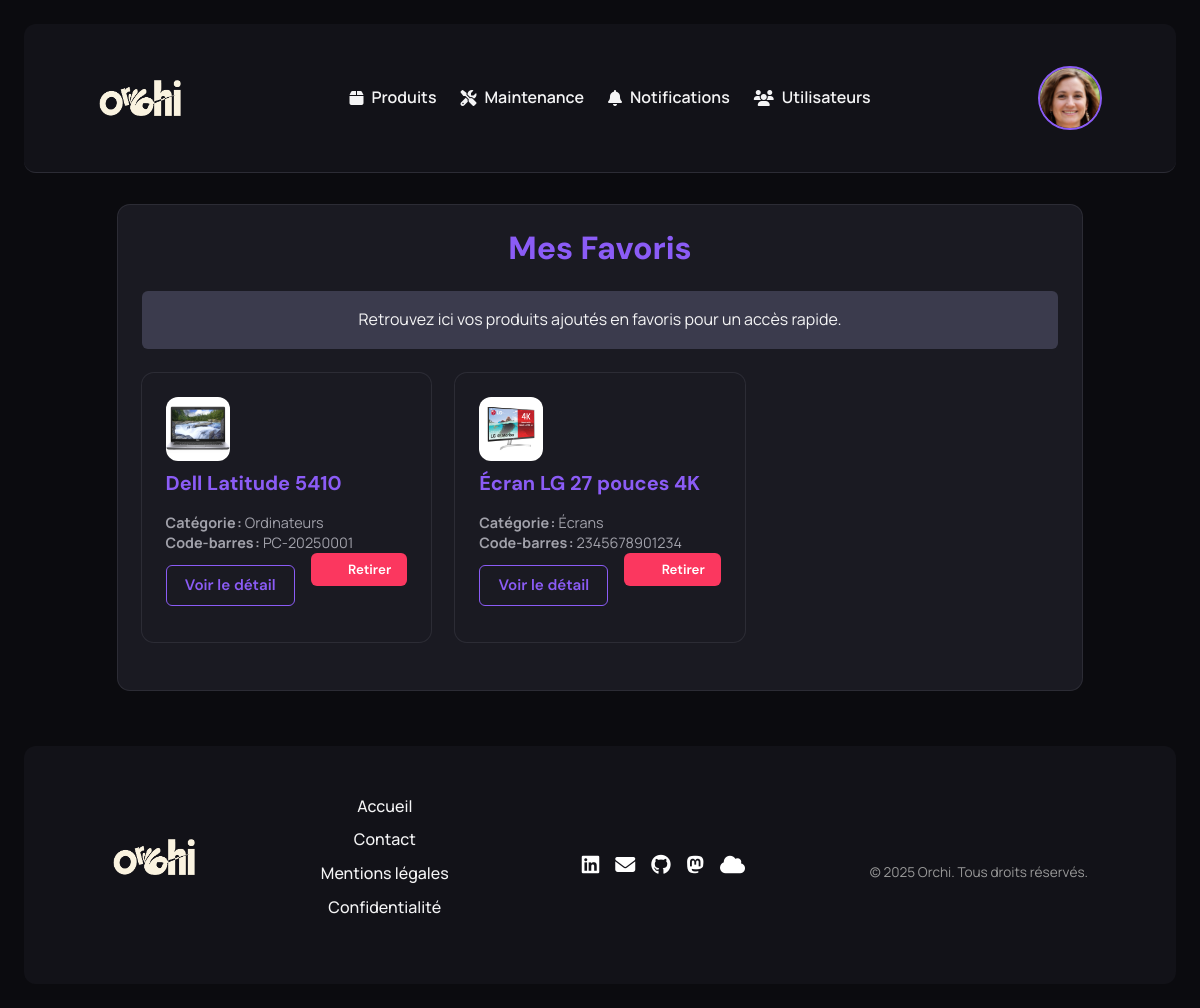
Page /?page=favoris (signed in) on the committed database.
### tables this page shows
CREATE TABLE produits (
    id_produits INT AUTO_INCREMENT PRIMARY KEY,
    produit_photo VARCHAR(255),
    produit_code_barres VARCHAR(100) NOT NULL UNIQUE,
    produit_code_barre_code39 VARCHAR(100) UNIQUE,
    produit_denomination VARCHAR(150) NOT NULL,
    id_categories INT NOT NULL,
    produit_description TEXT,
    produit_date_arrivee DATETIME DEFAULT CURRENT_TIMESTAMP,
    produit_date_fabrication DATE,
    produit_marque_modele VARCHAR(150),
    produit_numero_serie VARCHAR(100),
    produit_quantite INT NOT NULL DEFAULT 1,
    id_etats INT NOT NULL,
    id_fournisseurs INT DEFAULT NULL,
    id_lieux INT,
    produit_date_sortie DATE,
    produit_date_retour_prevue DATE,
    produit_valeur_estimee DECIMAL(10,2) DEFAULT 0.00,
    produit_garantie_fin DATE,
    produit_commentaire TEXT,
    produit_modifiee DATETIME DEFAULT CURRENT_TIMESTAMP ON UPDATE CURRENT_TIMESTAMP,
    id_utilisateurs INT DEFAULT NULL,
    produit_est_supprime TINYINT(1) NOT NULL DEFAULT 0,
    FOREIGN KEY (id_categories) REFERENCES categories_produits(id_categories) ON DELETE RESTRICT,
    FOREIGN KEY (id_etats) REFERENCES etats_produits(id_etats) ON DELETE RESTRICT,
    FOREIGN KEY (id_fournisseurs) REFERENCES fournisseurs(id_fournisseurs) ON DELETE SET NULL,
    FOREIGN KEY (id_lieux) REFERENCES lieux(id_lieux) ON DELETE SET NULL,
    FOREIGN KEY (id_utilisateurs) REFERENCES utilisateurs(id_utilisateurs) ON DELETE SET NULL,
    INDEX (id_categories),
    INDEX (id_etats),
    INDEX (id_fournisseurs),
    INDEX (id_lieux),
    INDEX (id_utilisateurs),
    INDEX (produit_est_supprime)
) DEFAULT CHARSET=utf8mb4 COLLATE=utf8mb4_unicode_ci;

CREATE TABLE categories_produits (
    id_categories INT AUTO_INCREMENT PRIMARY KEY,
    categorie_nom VARCHAR(100) NOT NULL UNIQUE
) DEFAULT CHARSET=utf8mb4 COLLATE=utf8mb4_unicode_ci;

### src/controller/controller-favoris.php (called while the page is built, shortened)
<?php
require_once(SRC_PATH . '/model/model-favoris.php');
$user_id = $_SESSION['user_id'];
$favoris = getFavorisByUser($user_id);
require_once(SRC_PATH . '/view/view-favoris.php');

### src/model/model-favoris.php (called while the page is built, shortened)
<?php
require_once(__DIR__ . '/db.php');
function getFavorisByUser(int $user_id): array {
    global $pdo;
    $sql = "
        SELECT
            p.*,
            c.categorie_nom
        FROM
            favoris f
        JOIN
            produits p ON f.id_produits = p.id_produits
        LEFT JOIN
            categories_produits c ON p.id_categories = c.id_categories
        WHERE
            f.id_utilisateurs = ?
            AND p.produit_est_supprime = 0
        ORDER BY
            f.date_ajout DESC
    ";
    $stmt = $pdo->prepare($sql);
    $stmt->execute([$user_id]);
    return $stmt->fetchAll(PDO::FETCH_ASSOC);
}

### src/view/view-favoris.php (the view, shortened to what this page needs)
<?php
require_once(SRC_PATH . '/template/header.php');
?>
<main class="section container-bento">
  <section class="card">
    <h1 class="titre-section">Mes Favoris</h1>
    <p class="message-info text-centre" role="status" tabindex="0">Retrouvez ici vos produits ajoutés en favoris pour un accès rapide.</p>
    <?php if (empty($favoris)): ?>
      <div class="message-info" role="status" tabindex="0">
        <i class="icone"></i> Vous n’avez pas encore de favoris.<br>
        Ajoutez-en depuis la liste des produits !
      </div>
    <?php else: ?>
      <div class="grille-3">
        <?php foreach ($favoris as $produit): ?>
          <div class="card">
            <a href="/?page=produit-detail&id=<?= urlencode($produit['id_produits']) ?>" tabindex="0">
              <img class="produit-detail-photo" src="<?= htmlspecialchars($produit['produit_photo'] ?? '/assets/images/produits/default.jpg') ?>"
                   alt="Photo de <?= htmlspecialchars($produit['produit_denomination']) ?>" loading="lazy">
            </a>
            <div class="produit-detail-infos">
              <h3 class="user-name">
                <a href="/?page=produit-detail&id=<?= urlencode($produit['id_produits']) ?>" tabindex="0">
                  <?= htmlspecialchars($produit['produit_denomination']) ?>
                </a>
              </h3>
              <p class="user-info">
                <strong>Catégorie :</strong> <?= htmlspecialchars($produit['categorie_nom'] ?? '-') ?><br>
                <strong>Code-barres :</strong> <?= htmlspecialchars($produit['produit_code_barres'] ?? '-') ?>
              </p>
              <div class="flex justify-between items-center">
                <a class="btn btn-secondaire" href="/?page=produit-detail&id=<?= urlencode($produit['id_produits']) ?>" tabindex="0">
                  Voir le détail
                </a>
                <form method="post" action="/?page=favoris" class="formulaire-modif">
                  <button type="submit" name="action" value="remove" class="btn btn-delete" title="Retirer des favoris" tabindex="0">
                    <i class="icone"></i> Retirer
                  </button>
                </form>
              </div>
            </div>
          </div>
        <?php endforeach; ?>
      </div>
    <?php endif; ?>
  </section>
</main>
<?php require_once(SRC_PATH . '/template/footer.php'); ?>

### public/assets/css/style.css (style rules this page uses)
:root { --couleur-fond: #0B0B0F; --couleur-fond-secondaire: #121218; --couleur-surface: #1A1A22; --couleur-texte-principale: #F4F4F5; --couleur-texte-secondaire: #A1A1AA; --couleur-texte-inactif: #5E5E66; --couleur-interaction-1: #8B5CF6; --couleur-interaction-2: #06B6D4; --couleur-danger: #FB375F; --couleur-warning: #FACC15; --couleur-bouton: #2E2E3A; --couleur-hover: #3B3B4D; --border-color: #2C2C35; --accent-color: var(--couleur-interaction-1); --font-titre: 'DM Sans', sans-serif; --font-texte: 'Manrope', sans-serif; --espace-xs: 0.5rem; --espace-sm: 1rem; --espace-md: 1.5rem; --espace-lg: 2rem; --espace-xl: 3rem; }
* { margin: 0; padding: 0; box-sizing: border-box; }
html { font-size: 16px; scroll-behavior: smooth; }
body { font-family: var(--font-texte); background-color: var(--couleur-fond); color: var(--couleur-texte-principale); line-height: 1.6; font-size: 1rem; padding: var(--espace-md); }
a { color: var(--accent-color); text-decoration: none; }
h1, h2, h3 { font-family: var(--font-titre); color: var(--couleur-texte-principale); margin-bottom: var(--espace-sm); }
h1 { font-size: 2rem; font-weight: 800; line-height: 1.2; }
h3 { font-size: 1.25rem; font-weight: 600; }
.container, .container-bento { width: 90%; max-width: 1200px; margin: auto; padding: var(--espace-sm); }
.section, .section-formulaire { padding: var(--espace-lg) 0; }
.card { background-color: var(--couleur-surface); border-radius: 12px; padding: var(--espace-md); box-shadow: 0 0 0 1px var(--border-color); margin-bottom: var(--espace-md); }
.btn { display: inline-flex; align-items: center; gap: var(--espace-xs); padding: 0.6em 1.2em; border: none; border-radius: 6px; font-weight: 600; font-family: var(--font-titre); cursor: pointer; transition: background-color 0.2s ease; text-align: center; text-decoration: none; margin-right: var(--espace-sm); }
.btn:last-child { margin-right: 0; }
.btn-delete { background-color: var(--couleur-danger); color: white; text-decoration: none; }
.btn-secondaire { background-color: transparent; border: 1.5px solid var(--accent-color); color: var(--accent-color); text-decoration: none; }
.formulaire-auth, .formulaire-ajout, .formulaire-modif, .formulaire-produit { display: flex; flex-direction: column; gap: var(--espace-md); margin-bottom: var(--espace-lg); }
.message-erreur, .alerte-erreur, .message-info, .alerte-succes { padding: var(--espace-sm); border-radius: 6px; margin-bottom: var(--espace-md); color: white; }
.message-info, .alerte-succes { background-color: var(--accent-color); }
.icone { display: inline-block; width: 1em; height: 1em; }
.flex { display: flex; }
.justify-between { justify-content: space-between; }
.items-center { align-items: center; }
.grille-3 { display: grid; grid-template-columns: repeat(3, 1fr); gap: var(--espace-md); }
.container-bento { display: flex; justify-content: space-between; align-items: center; flex-wrap: nowrap; gap: var(--espace-md); }
.section { display: flex; flex-direction: column; padding: var(--espace-lg) 0; }
.user-name { font-weight: 700; font-size: 1.25rem; color: var(--accent-color); margin-bottom: var(--espace-sm); }
.produit-detail-photo { width: 64px; height: 64px; flex-shrink: 0; border-radius: 12px; overflow: hidden; background-color: var(--couleur-fond); }
.produit-detail-infos { color: var(--couleur-texte-principale); font-size: 0.95rem; line-height: 1.4; }
.user-info { font-size: 0.9rem; color: var(--couleur-texte-secondaire); line-height: 1.4; }
.titre-section { font-size: 2rem; font-weight: 800; font-family: var(--font-titre); color: var(--accent-color); margin-bottom: var(--espace-md); text-align: center; }
.message-info { text-align: center; color: var(--couleur-texte-principale); padding: var(--espace-sm); background-color: var(--couleur-hover); border-radius: 6px; }

### rows in the picture
produits: produit_photo (picture), produit_denomination "Dell Latitude 5410", id_categories.categorie_nom "Ordinateurs", produit_code_barres "PC-20250001"
produits: produit_photo (picture), produit_denomination "Écran LG 27 pouces 4K", id_categories.categorie_nom "Écrans", produit_code_barres "2345678901234"
